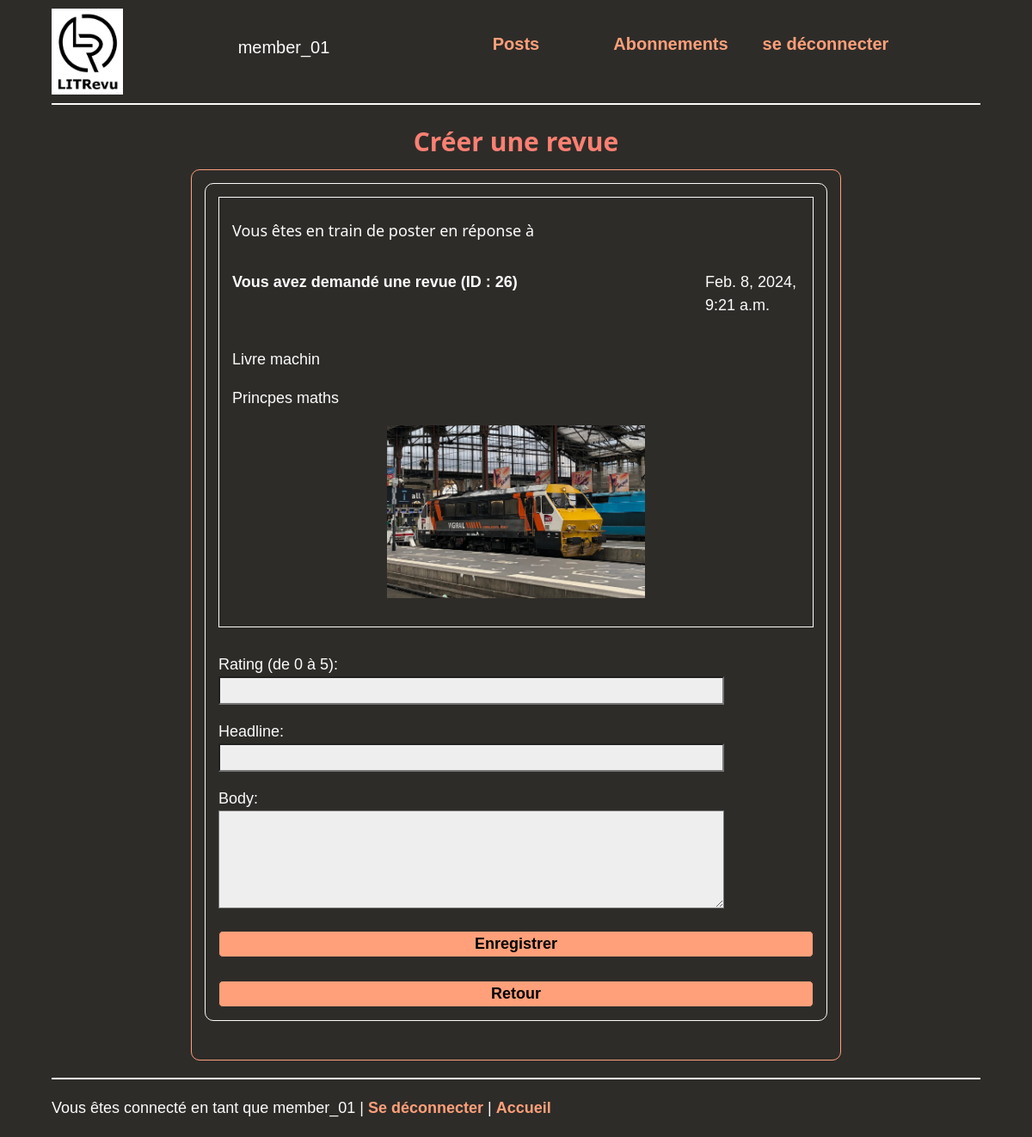
Page /create_review/26/ (signed in) on the committed database.
### reviews/models.py (models this page shows)
class Ticket(models.Model):
    title = models.CharField(
        max_length=128,
    )
    description = models.TextField(
        max_length=2048,
    )
    user = models.ForeignKey(
        settings.AUTH_USER_MODEL,
        on_delete=models.CASCADE,
    )
    image = models.ImageField(
        null=True,
        blank=True,
    )
    time_created = models.DateTimeField(
        auto_now_add=True,
    )

### reviews/views.py (the view)
# urls.py: path('create_review/<ticket_id>/', views.create_review, name='create-review'),
@login_required
def create_review(request, ticket_id):
    ticket = Ticket.objects.get(pk=ticket_id)
    form_review = forms.ReviewForm()
    if request.method == 'POST':
        form_review = forms.ReviewForm(request.POST)
        if form_review.is_valid():
            " Register the new Review instance with the got Ticket instance as a ticket. "
            review = form_review.save(commit=False)
            review.user = request.user
            review.save()
            " Redirects to the user's flux page. "
            return redirect('home')
    else:
        header = "Créer une revue"
        form = forms.ReviewForm(initial={'ticket': ticket})
        return render(request, 'rev/create_review.html', context={
            'header': header,
            'ticket': ticket,
            'form': form,
        })

### reviews/forms.py
class ReviewForm(ModelForm):
    class Meta:
        model = models.Review
        fields = [
            'ticket',
            'rating',
            'headline',
            'body'
        ]
        labels = {
            'rating': 'Rating (de 0 à 5)',
        }
        widgets = {
            'body': forms.Textarea(attrs={'rows': 4, 'cols': 15}),
            'ticket': forms.HiddenInput(),
        }

### reviews/templates/rev/create_review.html (shortened to what this page needs)
{% extends 'base.html' %}
    {% block content %}
    <div class="cadre edit">
        <div class="review">
            <div class="ticket">
                <h5>Vous êtes en train de poster en réponse à </h5>
                <div class="w3-row">
                    <p class="bold w3-col m10">
                        {% if ticket.user == user %}
                        Vous avez
                        {% endif %}
                        demandé une revue (ID : {{ ticket.id }})
                    </p>
                    <p class="w3-col m2">{{ ticket.time_created }} </p>
                </div>
                <p>{{ ticket.title }}</p>
                <p>{{ ticket.description }} </p>
                <p><img src="../../../reviews/images/{{ ticket.image }}"
                    alt="Image du ticket"> </p>
            </div>
            <form class="input_large" method="POST">
                {{ form.as_p }}
                <div>
                    <button type="submit">Enregistrer</button>
                </div>
            </form>
            <br>
            <div>
                <button onclick="history.back()">Retour</button>
            </div>
        </div>
    </div>
    {% endblock content %}

### reviews/templates/base.html (shortened to what this page needs)
{% load static %}
<!DOCTYPE html>
<html>
    <head>
        <link rel="stylesheet" href="{% static 'CSS/w3.css' %}" >
        <link rel="stylesheet" href="https://cdnjs.cloudflare.com/ajax/libs/font-awesome/4.7.0/css/font-awesome.min.css">
        <link rel="stylesheet" media="screen" viewport="screen" href="{% static 'CSS/styles.css' %}" rel="stylesheet">
    </head>
    <body>
        <div id="home" class="container div_">
            <div id="header">
                <div class="w3-row">
                    <a class="w3-col m2" title="Accueil" href="{% url 'home' %}">
                        <div id="logo">
                            <img src="../../../reviews/images/logo.png"
                                alt="Alt logo" height="100px">
                        </div>
                    </a>
                    <div id="menu" class="w3-col m9">
                        <div class="menu_no_link">
                            {%  if user.is_authenticated %}
                                {{ user.username }}
                            {%  endif %}
                        </div>
                        <div class="menu_link">
                            <a href="{% url 'activity' %}">
                                Posts
                            </a>
                            </div>
                        <div class="menu_link">
                            <a href="{% url 'abonnements' %}">
                                Abonnements
                            </a>
                        </div>
                        <div class="menu_link">
                            <a href="{% url 'logout' %}">
                                se déconnecter
                            </a>
                        </div>
                    </div>
                </div>
                <hr>
                <h2 class="text_center">{{ header }}</h2>
            </div>
            {% block content %}{% endblock content %}
            <hr>
            <div id="footer">
                <p>
                {%  if user.is_authenticated %}
                    Vous êtes connecté en tant que {{ request.user }} |
                    <a href="{% url 'logout' %}">Se déconnecter</a> | {% endif %} <a href="{% url 'home' %}">Accueil</a>
                </p>
            </div>
        </div>
    </body>
</html>

### reviews/static/CSS/w3.css (style rules this page uses)
html { box-sizing:border-box }
*,*:before,*:after { box-sizing:inherit }
html { -ms-text-size-adjust:100%;-webkit-text-size-adjust:100% }
body { margin:0 }
a { background-color:transparent }
img { border-style:none }
hr { box-sizing:content-box;height:0;overflow:visible }
button,input,select,textarea,optgroup { font:inherit;margin:0 }
button,input { overflow:visible }
button,select { text-transform:none }
button,[type=button],[type=reset],[type=submit] { -webkit-appearance:button }
textarea { overflow:auto }
html,body { font-family:Verdana,sans-serif;font-size:15px;line-height:1.5 }
html { overflow-x:hidden }
h2 { font-size:30px }
h5 { font-size:18px }
h1,h2,h3,h4,h5,h6 { font-family:"Segoe UI",Arial,sans-serif;font-weight:400;margin:10px 0 }
hr { border:0;border-top:1px solid #eee;margin:20px 0 }
img { vertical-align:middle }
a { color:inherit }
.w3-container:after,.w3-container:before,.w3-panel:after,.w3-panel:before,.w3-row:after,.w3-row:before,.w3-row-padding:after,.w3-row-padding:before, .w3-cell-row:before,.w3-cell-row:after,.w3-clear:after,.w3-clear:before,.w3-bar:before,.w3-bar:after { content:"";display:table;clear:both }
.w3-col,.w3-half,.w3-third,.w3-twothird,.w3-threequarter,.w3-quarter { float:left;width:100% }
@media (min-width:601px) { .w3-col.m2 { width:16.66666% } }
@media (min-width:601px) { .w3-col.m9,.w3-threequarter { width:74.99999% } }
@media (min-width:601px) { .w3-col.m10 { width:83.33333% } }

### reviews/static/CSS/styles.css (style rules this page uses)
:root { --back_color: #2E2C29; --middle_grey_color: #95928f; --text_color: #FCFCFC; --deco_color: #ff4500; --button_color: #FFA07A; --button_hover: #fa8072; }
body { font-family: sans-serif; background-color: var(--back_color); color: var(--text_color); font-size: 18px; ; }
a { text-decoration: none; color: var(--button_color); text-shadow: var(--back_color); font-weight: bold; }
button { display: block; width: 100%; background-color: var(--button_color); border: var(--back_color) solid 1px; border-radius: 5px; font-weight: bold; }
form label { display: block; width: 200px; }
h2 { font-weight: 600; color: var(--button_hover); }
hr { border-top: 2px solid var(--text_color); }
img { display: block; max-width: 300px; margin: 0 auto; }
input, textarea { background-color: #eeeeee; }
#header div.w3-row { max-height: 100px; }
#logo { max-height: 150px; float: left; margin-top: 10px; }
#menu { display: flex; flex-wrap: nowrap; padding-top: 1rem; margin-right: 1rem; margin-top: 1rem; }
#menu > div { background-color: var(--button_color); color: var(--back_color); width: 200px; margin: 10px; text-align: center; line-height: 2rem; font-size: 20px; }
#menu > .menu_link { background-color: var(--back_color); width: 200px; margin: 10px; text-align: center; line-height: 1.5rem; font-size: 20px; }
#menu > .menu_no_link { background-color: var(--back_color); color: var(--text_color); border: none; margin-right: 100px; }
.bold { font-weight: bold; }
.cadre { border: var(--button_color) solid 1px; border-radius: 10px; padding: 1rem; padding-top: 0; margin-top: 1rem; margin-bottom: 2rem; }
.container { width: 90%; margin: 0 auto; margin-bottom: 20px; }
.create .delete, .edit, .login, .signup { width: 70%; margin: 0 auto; }
.input_large input, .input_large textarea { width: 85%; }
.text_center { text-align: center; }
.new_buttons, .review { border: var(--text_color) solid 1px; border-radius: 10px; padding: 1rem; padding-top: 0; margin-top: 1rem; margin-bottom: 2rem; }
.ticket { border: var(--text_color) solid 1px; padding: 1rem; margin-top: 1rem; margin-bottom: 2rem; }
.cadre h5, .new_buttons h5, .review h5 { margin-bottom: 1rem; ; }

### rows in the picture
Ticket: id "26", time_created "Feb. 8, 2024, 9:21 a.m.", title "Livre machin", description "Princpes maths", image (picture)

### other values in the picture
{{ user.username }} "member_01"
{{ header }} "Créer une revue"
{{ request.user }} "member_01"
